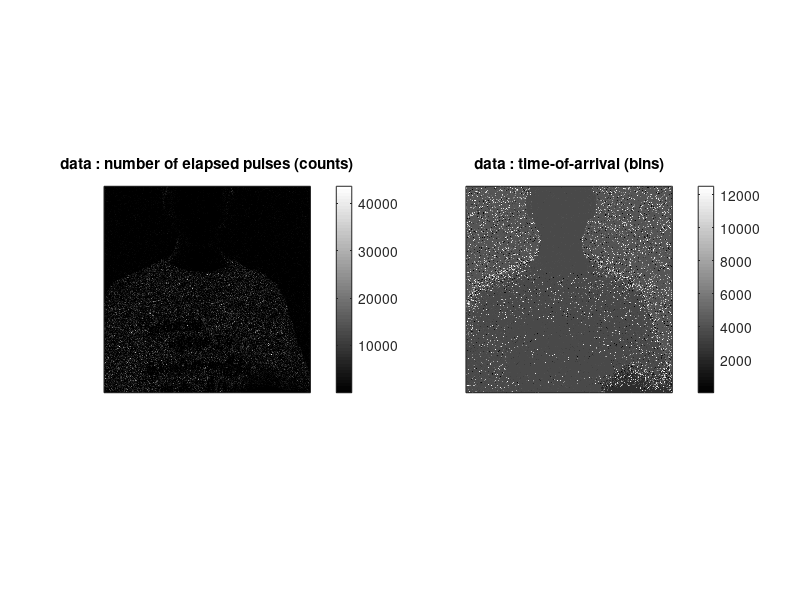
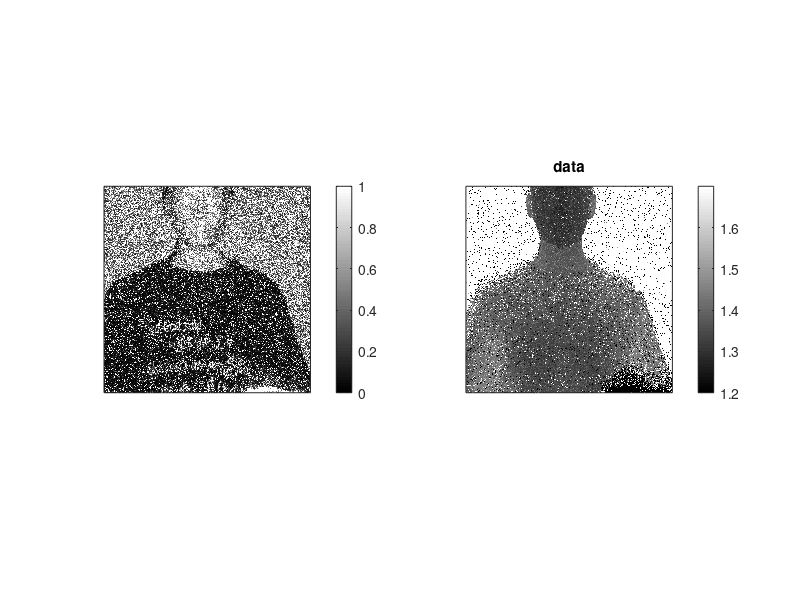

Recreate these plots in MATLAB, in order. (Note: this script raises an error after producing the figures.)
% % FIRST-PHOTON IMAGING
% % 
% % Authors: Ahmed Kirmani, Dheera Venkatraman, Dongeek Shin, Andrea Colaco
% % Franco N. C. Wong, Jeffrey H. Shapiro, Vivek K Goyal
% % 
% % Research Laboratory of Electronics, Massachusetts Institute of Technology
% % 
% % (C) All copyrights to the code and data belong to the authors listed above.
% % The code and data provided is intended for personal use only and cannot be 
% % used for commercial purposes. The code and data cannot be redistributed 
% % without permission from the authors. Any modifications to the code should
% % not delete this notice.

%% first_photon_imaging.m

%
% main code that 
%   1. calls and interprets first photon dataset
%   2. performs naive depth+intensity imaging based on maximum likelihood estimation
%   3. performs first photon depth+intensity imaging in three steps
%       3.1 intensity estimation (requires modified SPIRAL-TAP)
%       3.2 noisy pixel censoring (requires get_road.m , averager.m)
%       3.3 depth estimation (requires modified SPIRAL-TAP)
%

%% 1. call first photon dataset

clear all; close all; clc;

disp('start : call data');

numPixels = 500;
load('photon_dat');
res = 8;


addpath(genpath([pwd '\spiral']))
%addpath(genpath([pwd '/spiral'])) % uncomment for mac

data_NumElapsedPulses_image = reshape(data_NumElapsedPulses, [numPixels numPixels]);
data_TimeofArrival_image = reshape(data_TimeofArrival, [numPixels numPixels]);

% flip every column of image as raster scanned
for ii=1:numPixels
    if(mod(ii,2)==1)
        data_NumElapsedPulses_image(:,ii)=flipud(data_NumElapsedPulses_image(:,ii));
        data_TimeofArrival_image(:,ii)=flipud(data_TimeofArrival_image(:,ii));
    end
end
data_NumElapsedPulses_image = flipud(data_NumElapsedPulses_image);
data_TimeofArrival_image = flipud(data_TimeofArrival_image);

figure; 
subplot(121); imagesc(data_NumElapsedPulses_image); axis image; colorbar;
set(gca,'xtick',[],'ytick',[]); title('data : number of elapsed pulses (counts)');
subplot(122); imagesc(data_TimeofArrival_image); axis image; colorbar;
set(gca,'xtick',[],'ytick',[]); title('data : time-of-arrival (bins)');

colormap('gray'); 

disp('end : call data');


%% 2. maximum likelihood (ML) estimation using the first photon dataset


close all;

disp('start : ML');

c = 3e8; % speed of light
alph = 1/(7e-3);
calibration_offset = 3;
time_to_depth = (8e-12)*c/2;

% maximum likelihood intensity estimate
prob_image = 1./(1+data_NumElapsedPulses_image); % prob of hit;
intensityML_image = -alph*log(1-prob_image);

% maximum likelihood depth estimate
depthML_image = time_to_depth*data_TimeofArrival_image - calibration_offset;



intensity_range = [0 1];
depth_range = [1.2 1.7]; % in meters

figure; 
subplot(121); imagesc(intensityML_image,intensity_range); axis image; colorbar;
set(gca,'xtick',[],'ytick',[]);
subplot(122); imagesc(depthML_image,depth_range); axis image; colorbar;
set(gca,'xtick',[],'ytick',[]);
colormap('gray');
title('data');


disp('end : ML');


%% 3. first photon imaging
%% 3.1 intensity estimation


close all;

disp('start : intensity estimation');

% set wavelet basis
wav = daubcqf(2);
W = @(x) midwt(x,wav);
WT = @(x) mdwt(x,wav);

tau = 0.7; % penalty parameter
ainit = 0.7; % initial descent 
maxiter = 25; % max number of iterations

set_penalty = 'tv';

AT = @(x) x; A = @(x) x;
nMap = []; % no censoring
prob_image = SPIRALTAP_modified(nMap,data_NumElapsedPulses_image,A,tau, ...
    'noisetype','geometric', ...
    'penalty',set_penalty, ...
    'maxiter',maxiter,...
    'Initialization',-log(1-exp(-intensityML_image/alph-0.01)),... 
    'AT',AT,...
    'monotone',1,...
    'miniter',1,...
    'W',W,...
    'WT',WT,...
    'stopcriterion',3,...
    'tolerance',1e-6,...
    'alphainit',ainit,...
    'alphaaccept',1e80,...
    'logepsilon',1e-10,...
    'saveobjective',1,...
    'savereconerror',1,...
    'savecputime',1,...
    'savesolutionpath',0,...
    'truth',zeros(numPixels,numPixels),...
    'verbose',5);
intensityMAP_image = -alph*log(1-exp(-prob_image));

figure; imagesc(intensityMAP_image, intensity_range);
axis image;  set(gca,'xtick',[],'ytick',[]); colorbar;
colormap('gray'); title('intensity estimate (first photon imaging)')

disp('end : intensity estimation');

%% 3.2 noisy pixel detection

close all;

disp('start : pixel censoring');

pulse_dur = 100;

img_filt = data_TimeofArrival_image;
num_ite = 2;
road_mask = zeros(size(img_filt)); % the censored pixel mask
for i=1:num_ite
    R = get_road(img_filt,4,size(img_filt,1));
    road_mask = road_mask | (R>(pulse_dur*4./(1+intensityMAP_image)));
    img_filt = averager(img_filt,R>(pulse_dur*4./(1+intensityMAP_image)),numPixels);
end
depthML_road_image = time_to_depth*img_filt-calibration_offset;

% the good images
figure; imagesc(depthML_road_image,depth_range); 
axis image; set(gca,'xtick',[],'ytick',[]); colorbar;
colormap('gray');

disp('end : pixel censoring');

%% 3.3 depth estimation

close all;

% set wavelet basis
wav = daubcqf(2);
W = @(x) midwt(x,wav);
WT = @(x) mdwt(x,wav);

nMap = road_mask;

tau = 20; 
ainit = 16;

set_penalty = 'tv';
%
maxiter = 20; tolerance = 1e-8; verbose = 2;
AT = @(x) x; A = @(x) x;
tof_image = SPIRALTAP_modified(nMap,img_filt,A,tau, ...
    'noisetype','pulse', ...
    'penalty',set_penalty, ...
    'maxiter',maxiter,...
    'Initialization',img_filt ,...
    'AT',AT,...
    'monotone',1,...
    'miniter',5,...
    'W',W,...
    'WT',WT,...
    'stopcriterion',3,...
    'alphainit',ainit,...
    'tolerance',tolerance,...
    'alphaaccept',1e30,...
    'logepsilon',1e-10,...
    'saveobjective',1,...
    'savereconerror',1,...
    'savecputime',1,...
    'savesolutionpath',0,...
    'truth',zeros(numPixels),...
    'verbose',5);
depthMAP_image = time_to_depth*tof_image-calibration_offset;

figure; imagesc(depthMAP_image, depth_range); 
title('depth estimate (first photon imaging)')
colorbar; axis image; set(gca,'xtick',[],'ytick',[]); colormap('gray'); 

%% plot all imaging results 


figure;
subplot(231); imagesc(data_NumElapsedPulses_image); 
axis image; set(gca,'xtick',[],'ytick',[]); title('data:elapsed counts')
subplot(234); imagesc(data_TimeofArrival_image); 
axis image; set(gca,'xtick',[],'ytick',[]); title('data:time-of-arrival')
subplot(232); imagesc(intensityML_image, intensity_range); 
axis image; set(gca,'xtick',[],'ytick',[]); title('ml intensity imaging')
subplot(235); imagesc(depthML_image, depth_range); 
axis image; set(gca,'xtick',[],'ytick',[]); title('ml depth imaging')
subplot(233); imagesc(intensityMAP_image, intensity_range); 
axis image; set(gca,'xtick',[],'ytick',[]); title('our intensity imaging') 
subplot(236); imagesc(depthMAP_image, depth_range); 
axis image; set(gca,'xtick',[],'ytick',[]); title('our depth imaging')
colormap('gray'); 

%% save data

save('results_save', ...
    'data_NumElapsedPulses_image','data_TimeofArrival_image', ...
    'intensityML_image','depthML_image', ...
    'intensityMAP_image','depthMAP_image')
